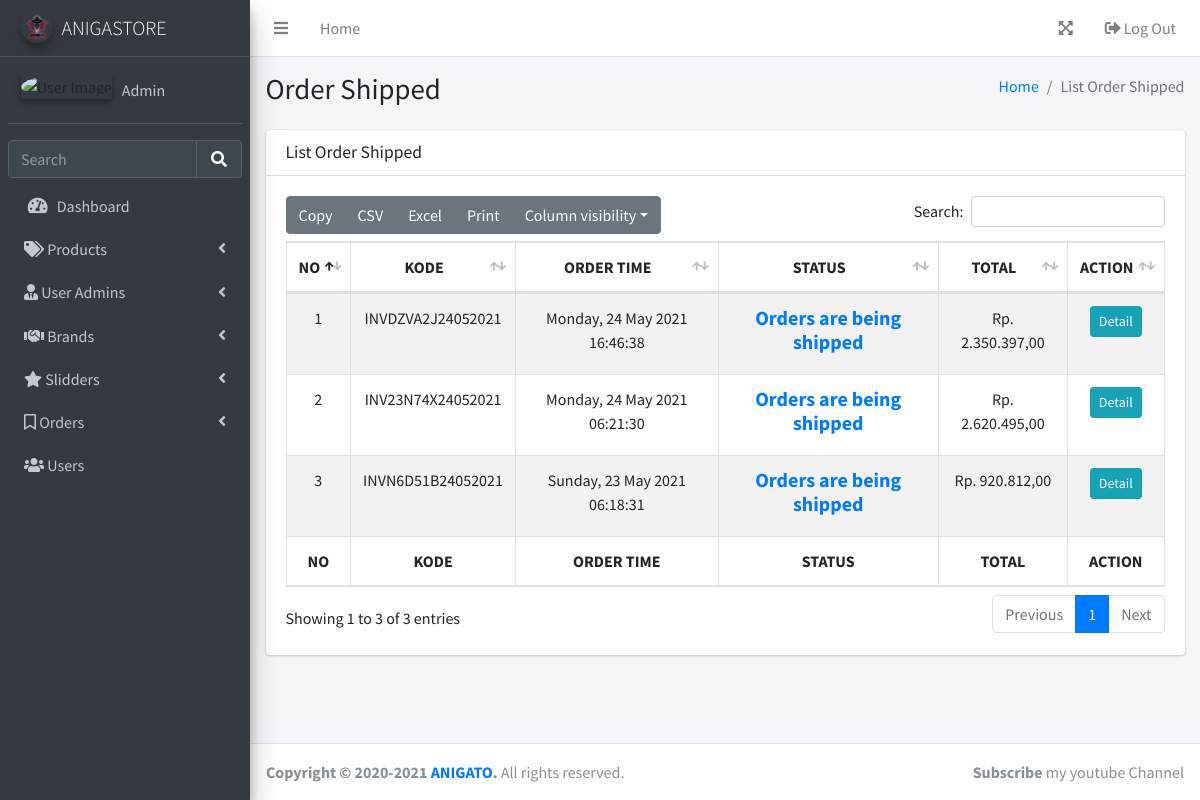
Screenshot of /layouts/backend/orders/index_shipped.php (signed in) with the database file from the repository.
### tables this page shows
CREATE TABLE `orders` (
  `id` int(11) NOT NULL,
  `kode_pemesanan` varchar(255) NOT NULL,
  `id_user` int(11) NOT NULL,
  `order_time` datetime NOT NULL,
  `status` int(11) NOT NULL,
  `total_qty` int(11) NOT NULL,
  `total_price` int(11) NOT NULL,
  `payment` varchar(20) DEFAULT NULL
);

### php/function.php (called while the page is built, shortened)
<?php
function koneksi()
{
    $conn = mysqli_connect("localhost", "root", "");
    mysqli_select_db($conn, "pw_tubes_203040096");
    return $conn;
}
function query($sql)
{
    $conn = koneksi();
    $res = mysqli_query($conn, "$sql");
    $rows = [];
    while ($row = mysqli_fetch_assoc($res)) {
        $rows[] = $row;
    }
    return $rows;
}
function rupiah($harga)
{
    $hasil_harga = "Rp. " . number_format($harga, 2, ',', '.');
    return $hasil_harga;
}

### layouts/backend/orders/index_shipped.php (the view, shortened to what this page needs)
<?php
require '../function.php';
$order = query("select*from orders where status = 4 order by order_time desc");
?>
<!DOCTYPE html>
<html lang="en">
<head>
    <?php require_once '../../../themes/backend/parts/link-header.php' ?>
</head>
<body class="hold-transition sidebar-mini layout-fixed layout-navbar-fixed">
    <div class="wrapper">
        <?php require_once '../../../themes/backend/parts/navbar.php'; ?>
        <?php require_once '../../../themes/backend/parts/sidebar.php'; ?>
        <div class="content-wrapper">
            <section class="content-header">
                <div class="container-fluid">
                    <div class="row mb-2">
                        <div class="col-sm-6">
                            <h1>Order Shipped</h1>
                        </div>
                        <div class="col-sm-6">
                            <ol class="breadcrumb float-sm-right">
                                <li class="breadcrumb-item"><a href="#">Home</a></li>
                                <li class="breadcrumb-item active">List Order Shipped</li>
                            </ol>
                        </div>
                    </div>
                </div>
            </section>
            <section class="content">
                <div class="container-fluid">
                    <div class="row">
                        <div class="col-12">
                            <div class="card">
                                <div class="card-header">
                                    <h3 class="card-title">List Order Shipped</h3>
                                </div>
                                <div class="card-body">
                                    <table id="example1" class="table table-bordered table-striped">
                                        <thead>
                                            <tr class="text-center">
                                                <th>NO</th>
                                                <th>KODE</th>
                                                <th>ORDER TIME</th>
                                                <th>STATUS</th>
                                                <th>TOTAL</th>
                                                <th>ACTION</th>
                                            </tr>
                                        </thead>
                                        <tbody>
                                            <?php $i = 1; ?>
                                            <?php foreach ($order as $order) : ?>
                                                <tr class="text-center">
                                                    <td><?= $i++; ?></td>
                                                    <td><?= $order["kode_pemesanan"]; ?></td>
                                                    <td>
                                                        <?= strftime("%A", strtotime($order["order_time"])) . ", " . date("d", strtotime($order["order_time"])) . " " . strftime("%B", strtotime($order["order_time"])) . " " . date("Y", strtotime($order["order_time"])) ." ".date("H:i:s", strtotime($order["order_time"]))?>
                                                    </td>
                                                    <td>
                                                        <?php
                                                        switch ($order['status']) {
                                                            case 4:
                                                                echo '<h5 class="text-primary font-weight-bold">Orders are being shipped</h5>';
                                                                break;
                                                        }
                                                        ?>
                                                    </td>
                                                    <td><?= rupiah($order["total_price"]) ?></td>
                                                    <td>
                                                        <a href="detail.php?id=<?= $order['id']; ?>" class="btn btn-sm btn-info ">Detail</a>
                                                    </td>
                                                </tr>
                                            <?php endforeach; ?>
                                        </tbody>
                                        <tfoot>
                                            <tr class="text-center">
                                                <th>NO</th>
                                                <th>KODE</th>
                                                <th>ORDER TIME</th>
                                                <th>STATUS</th>
                                                <th>TOTAL</th>
                                                <th>ACTION</th>
                                            </tr>
                                        </tfoot>
                                    </table>
                                </div>
                            </div>
                        </div>
                    </div>
            </section>
        </div>
        <?php require_once '../../../themes/backend/parts/footer.php'; ?>
    </div>
</body>
</html>

### rows the page displays
orders: kode_pemesanan "INVDZVA2J24052021", order_time "Monday", order_time "24", order_time "May", order_time "2021", order_time "16:46:38", status "Orders are being shipped", total_price "Rp. 2.350.397,00"
orders: kode_pemesanan "INV23N74X24052021", order_time "Monday", order_time "24", order_time "May", order_time "2021", order_time "06:21:30", status "Orders are being shipped", total_price "Rp. 2.620.495,00"
orders: kode_pemesanan "INVN6D51B24052021", order_time "Sunday", order_time "23", order_time "May", order_time "2021", order_time "06:18:31", status "Orders are being shipped", total_price "Rp. 920.812,00"

### other values shown
$_SESSION['username'] "Admin"
